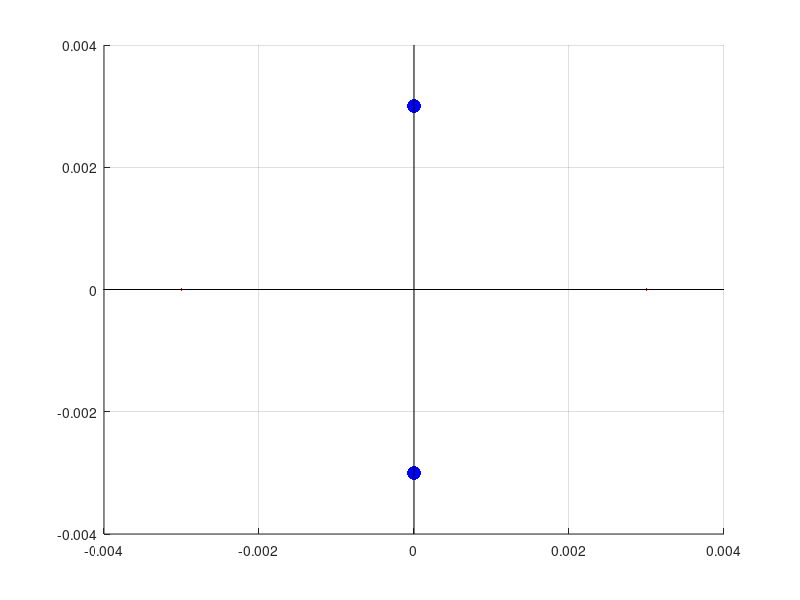

MATLAB code to generate this figure: (Note: this script raises an error after producing the figure.)
% oppg3
% Plotting trajectories of N_2^+-particle in 2D
clear;

T = 20*10^(-6); % total time
h = 1*10^(-9);  % time step
plotSteps = 100; % steps per point plottet
IVPSolver = @eulerstep;
ydot = @ydot_oppg3; % rhs-equations
r_0 = 3*10^(-3); % electrode distance to origo

% Plot with initial conditions x_0=y_0=1mm, v_0=u_0=0
initialConditions = [1*10^(-3), 1*10^(-3), 0, 0];

axisLimit = 4*10^(-3); r_0 = 3*10^(-3); % r_0: electrode distance to origo
figure(1);
hold on;
plot([-r_0 r_0], [0 0], 'r.', ... % positive electrodes
	   [0 0], [-r_0 r_0], 'b.', 'markersize', 30); % negative electrodes
axis([-axisLimit axisLimit -axisLimit axisLimit]); % freeze axes
grid on;
line([-axisLimit axisLimit], [0 0], 'color', 'k', 'linewidth', 0.5);
line([0 0], [-axisLimit axisLimit], 'color', 'k', 'linewidth', 0.5);

plotTrajectory2D(T, h, plotSteps, initialConditions, IVPSolver, ydot);

hold off;

% Plot with initial conditions x_0=1mm, y_0=0, v_0=u_0=0
initialConditions = [1*10^(-3), 0, 0, 0];

axisLimit = 4*10^(-3);
figure(2);
hold on;
plot([-r_0 r_0], [0 0], 'r.', ... % positive electrodes
     [0 0], [-r_0 r_0], 'b.', 'markersize', 30); % negative electrodes
axis([-axisLimit axisLimit -axisLimit axisLimit]); % freeze axes
grid on;
line([-axisLimit axisLimit], [0 0], 'color', 'k', 'linewidth', 0.5);
line([0 0], [-axisLimit axisLimit], 'color', 'k', 'linewidth', 0.5);

plotTrajectory2D(T, h, plotSteps, initialConditions, IVPSolver, ydot);

hold off;